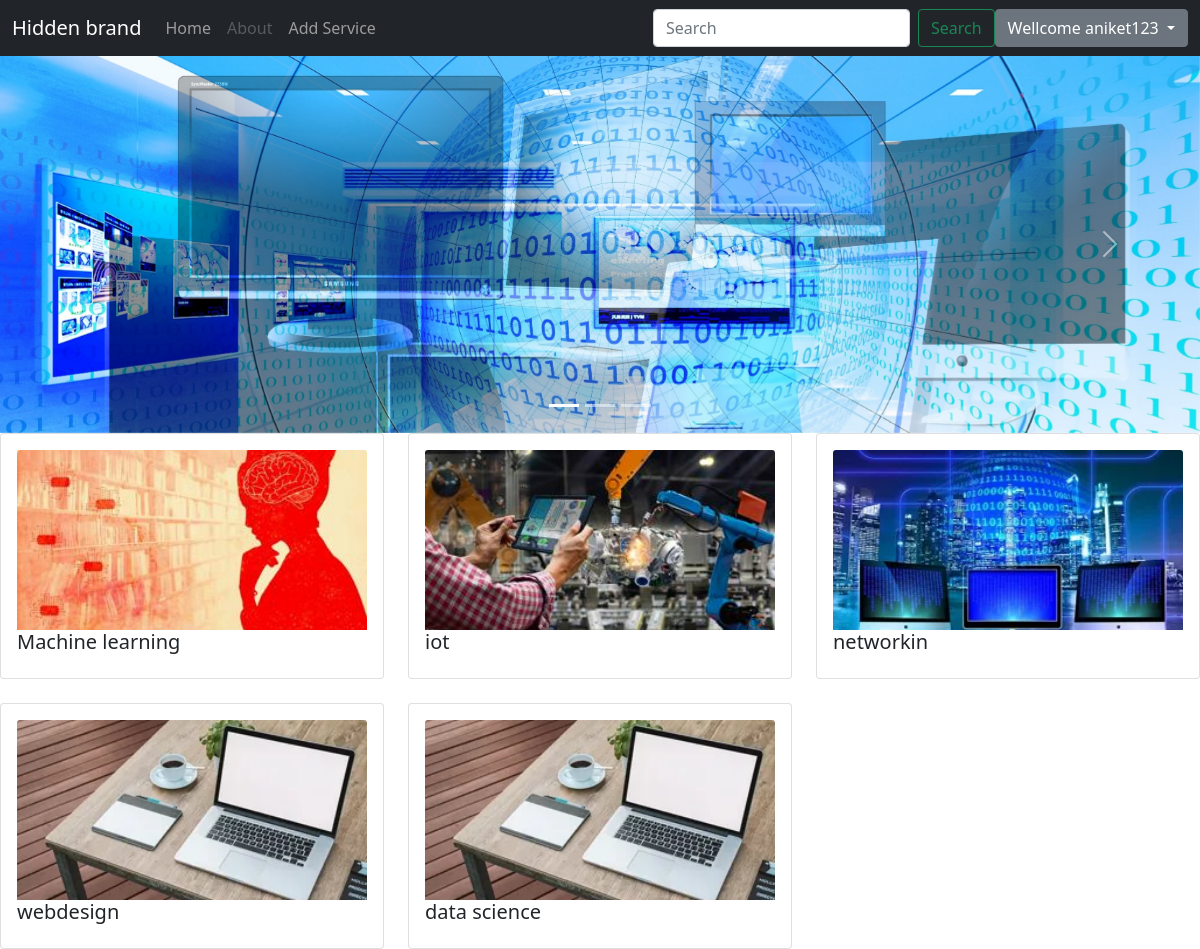
The page / (signed in) on the database its author committed.
### service/models.py (models this page shows, shortened)
class slider(models.Model):
    img1=models.ImageField()
    img2=models.ImageField(null=True,blank=True)
    img3=models.ImageField(null=True,blank=True)

class Post(models.Model):
    title=models.CharField(max_length=150)
    body=models.TextField()
    liked=models.IntegerField(default=0)
    creator = models.ForeignKey(User, on_delete=CASCADE)
    updated=models.DateField(auto_now=True)
    created=models.DateField(auto_now_add=True)
    cover=models.ImageField(blank=True, null=True)

### service/views.py (the view)
# urls.py: path('',service.views.index,name='home'),
def index(request):
    user_id=request.user.id
    my_post=Post.objects.all()
    slide=slider.objects.all()
    context={
        'my_post':my_post,
        'slider':slide
    }
    return render(request,'home.html',context)

### service/templates/home.html (shortened to what this page needs)
{% extends 'base.html' %} {% load static %} {% block main %}
<div id="carouselExampleIndicators" class="carousel slide" data-bs-ride="carousel">
    <div class="carousel-indicators">
        <button type="button" data-bs-target="#carouselExampleIndicators" data-bs-slide-to="0" class="active" aria-current="true" aria-label="Slide 1"></button>
        <button type="button" data-bs-target="#carouselExampleIndicators" data-bs-slide-to="1" aria-label="Slide 2"></button>
        <button type="button" data-bs-target="#carouselExampleIndicators" data-bs-slide-to="2" aria-label="Slide 3"></button>
    </div>
    {% for slide in slider %}
    <div class="carousel-inner">
        <div class="carousel-item active">
            <img class="d-block w-100" src="{{ slide.img1.url }}" alt="First slide">
        </div>
    </div>
    {% endfor %}
    <button class="carousel-control-prev" type="button" data-bs-target="#carouselExampleIndicators" data-bs-slide="prev">
    <span class="carousel-control-prev-icon" aria-hidden="true"></span>
  </button>
    <button class="carousel-control-next" type="button" data-bs-target="#carouselExampleIndicators" data-bs-slide="next">
    <span class="carousel-control-next-icon" aria-hidden="true"></span>
  </button>
</div>
<div class="row row-cols-3 row-cols-md-3 g-4">
    {% for post in my_post %}
    <div class="col">
        <div class="card">
            <div class="card-body">
                <a href="{% url 'post_detail' post.pk %}">
                    <img class="card-img-top" {% if post.cover %} <img src="{{ post.cover.url }}" alt="Card Image" {% endif %} style="width:100%; height:15vw; object-fit:cover;">
                </a>
                <h5 class="card-title">{{ post.title }}</h5>
            </div>
        </div>
    </div>
    {% endfor %}
</div>
{% endblock main %}

### service/templates/base.html (shortened to what this page needs)
{% load static %}
<!doctype html>
<html lang="en">
<head>
    <link href="https://cdn.jsdelivr.net/npm/bootstrap@5.1.1/dist/css/bootstrap.min.css" rel="stylesheet">
</head>
<body>
    <nav class="navbar navbar-expand-lg navbar-dark bg-dark">
        <div class="container-fluid">
            <div class="collapse navbar-collapse" id="navbarTogglerDemo01">
                <a class="navbar-brand" href="#">Hidden brand</a>
                <ul class="navbar-nav me-auto mb-2 mb-lg-0">
                    <li class="nav-item">
                        <a class="nav-link" href="{% url 'home' %}">Home</a>
                    </li>
                    <li class="nav-item">
                        <a class="nav-link disabled">About</a>
                    </li>
                    {% if user.is_authenticated %}
                    <li class="nav-item">
                        <a class="nav-link" href="/add_service">Add Service</a>
                    </li>
                    {% endif %}
                </ul>
                <form class="d-flex" method="POST" action="{% url 'search' %}">
                    <input class="form-control me-2" type="search" placeholder="Search" aria-label="Search" id="mysearch" name="mysearch">
                    <button class="btn btn-outline-success" type="submit">Search</button>
                </form>
                {% if user.is_authenticated %}
                <div class="dropdown">
                    <button class="btn btn-secondary dropdown-toggle" type="button" id="dropdownMenuButton1" data-bs-toggle="dropdown" aria-expanded="false">
                   Wellcome {{request.user.username}}
                 </button>
                </div>
                {% else %}
                <button type="button" class="btn btn-outline-success" data-bs-target="#log_in" data-bs-toggle="modal">Log-in</button>
                <button type="submit" class="btn btn-outline-success" data-bs-target="#sign_up" data-bs-toggle="modal">sign-up</button> {% endif %}
            </div>
    </nav>
    {% block main %}{% endblock main %}
</body>
</html>

### rows shown on the page
slider: img1 (picture)
Post: cover (picture), title "Machine learning"
Post: cover (picture), title "iot"
Post: cover (picture), title "networkin"
Post: cover (picture), title "webdesign"
Post: cover (picture), title "data science"

### other values the page prints
{{ request.user.username }} "aniket123"
